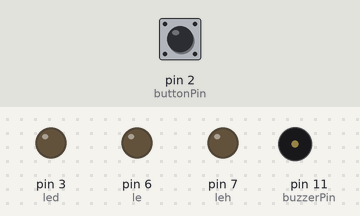
The sketch below on a simulated Arduino Uno, built with avr-gcc and run on an emulated ATmega328P. Parts: output pins drawn as LEDs (lit = HIGH), buzzer (waves = sounding). The test bench sets the inputs (shaded band); at power-on: pin 2 (buttonPin) LOW.

Above: at 1.2 s.
1.3 s: pin 2 (buttonPin) pulled HIGH for 0.15 s
At 9.2 s:
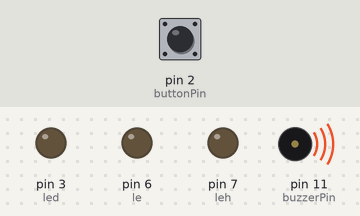
At 35.3 s:
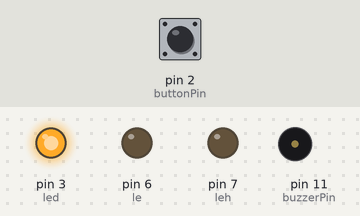
Timing chart, 0 to 37.2 s (numbered marks = the images above; inputs shaded):
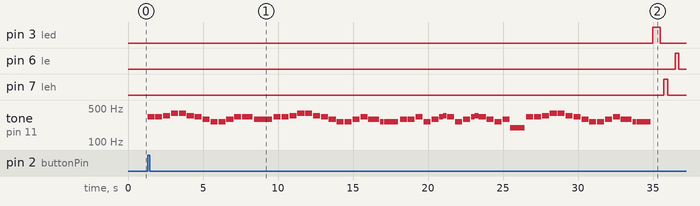

The sketch:

Arduino-Melody.ino
```cpp
/*
  Ode to Joy - Beethoven's Symphony No. 9
  Connect a piezo buzzer or speaker to pin 11 or select a new pin.
  More songs available at https://github.com/robsoncouto/arduino-songs

                                              Robson Couto, 2019
*/
#include "pitches.h"

// change this to make the song slower or faster
int tempo=114;

// change this to whichever pin you want to use
const int buzzerPin = 11;
const int buttonPin = 2;

int buttonState = 0;
static int led = 3;

static int le = 6;

static int leh = 7;

// notes of the moledy followed by the duration.
// a 4 means a quarter note, 8 an eighteenth , 16 sixteenth, so on
// !!negative numbers are used to represent dotted notes,
// so -4 means a dotted quarter note, that is, a quarter plus an eighteenth!!
int melody[] = {


  NOTE_E4,4,  NOTE_E4,4,  NOTE_F4,4,  NOTE_G4,4,//1
  NOTE_G4,4,  NOTE_F4,4,  NOTE_E4,4,  NOTE_D4,4,
  NOTE_C4,4,  NOTE_C4,4,  NOTE_D4,4,  NOTE_E4,4,
  NOTE_E4,-4, NOTE_D4,8,  NOTE_D4,2,

  NOTE_E4,4,  NOTE_E4,4,  NOTE_F4,4,  NOTE_G4,4,//4
  NOTE_G4,4,  NOTE_F4,4,  NOTE_E4,4,  NOTE_D4,4,
  NOTE_C4,4,  NOTE_C4,4,  NOTE_D4,4,  NOTE_E4,4,
  NOTE_D4,-4,  NOTE_C4,8,  NOTE_C4,2,

  NOTE_D4,4,  NOTE_D4,4,  NOTE_E4,4,  NOTE_C4,4,//8
  NOTE_D4,4,  NOTE_E4,8,  NOTE_F4,8,  NOTE_E4,4, NOTE_C4,4,
  NOTE_D4,4,  NOTE_E4,8,  NOTE_F4,8,  NOTE_E4,4, NOTE_D4,4,
  NOTE_C4,4,  NOTE_D4,4,  NOTE_G3,2,

  NOTE_E4,4,  NOTE_E4,4,  NOTE_F4,4,  NOTE_G4,4,//12
  NOTE_G4,4,  NOTE_F4,4,  NOTE_E4,4,  NOTE_D4,4,
  NOTE_C4,4,  NOTE_C4,4,  NOTE_D4,4,  NOTE_E4,4,
  NOTE_D4,-4,  NOTE_C4,8,  NOTE_C4,2

};

// sizeof gives the number of bytes, each int value is composed of two bytes (16 bits)
// there are two values per note (pitch and duration), so for each note there are four bytes
int notes=sizeof(melody)/sizeof(melody[0])/2;

// this calculates the duration of a whole note in ms (60s/tempo)*4 beats
int wholenote = (60000 * 4) / tempo;

int divider = 0, noteDuration = 0;

void setup() {
  pinMode(buttonPin, INPUT);
 pinMode(led, OUTPUT);
  pinMode(le, OUTPUT);
  pinMode(leh, OUTPUT);


}

void loop() {
 buttonState = digitalRead(buttonPin);
  if (buttonState == HIGH){
    playSong();
   digitalWrite(led, HIGH);   // turn the LED on (HIGH is the voltage level)
  delay(500);                       // wait for a second
  digitalWrite(led, LOW);    // turn the LED off by making the voltage LOW
  delay(250);                       // wait for a second
digitalWrite(leh, HIGH);   // turn the LED on (HIGH is the voltage level)
  delay(250);                       // wait for a second
  digitalWrite(leh, LOW);    // turn the LED off by making the voltage LOW
  delay(500);                       // wait for a second
  digitalWrite(le, HIGH);   // turn the LED on (HIGH is the voltage level)
  delay(250);                       // wait for a second
  digitalWrite(le, LOW);    // turn the LED off by making the voltage LOW
  delay(500);
  }else{

  }

  // if you want to repeat the song forever,
  // just paste the setup code here instead.

}

void playSong() {


  // iterate over the notes of the melody.
  // Remember, the array is twice the number of notes (notes + durations)
  for (int thisNote = 0; thisNote < notes * 2; thisNote = thisNote + 2) {

    // calculates the duration of each note
    divider = melody[thisNote + 1];
    if (divider > 0) {
      // regular note, just proceed
      noteDuration = (wholenote) / divider;
    } else if (divider < 0) {
      // dotted notes are represented with negative durations!!
      noteDuration = (wholenote) / abs(divider);
      noteDuration *= 1.5; // increases the duration in half for dotted notes
    }

    // we only play the note for 90% of the duration, leaving 10% as a pause
    tone(buzzerPin, melody[thisNote], noteDuration*0.9);

    // Wait for the specief duration before playing the next note.
    delay(noteDuration);

    // stop the waveform generation before the next note.
    noTone(buzzerPin);
  }

}
```

Measured:
- after the input at 1.3 s, pin 3 (led): LOW → HIGH after 33.7 s, → LOW 0.50 s later; pin 6 (le): LOW → HIGH after 35.2 s, → LOW 0.25 s later
